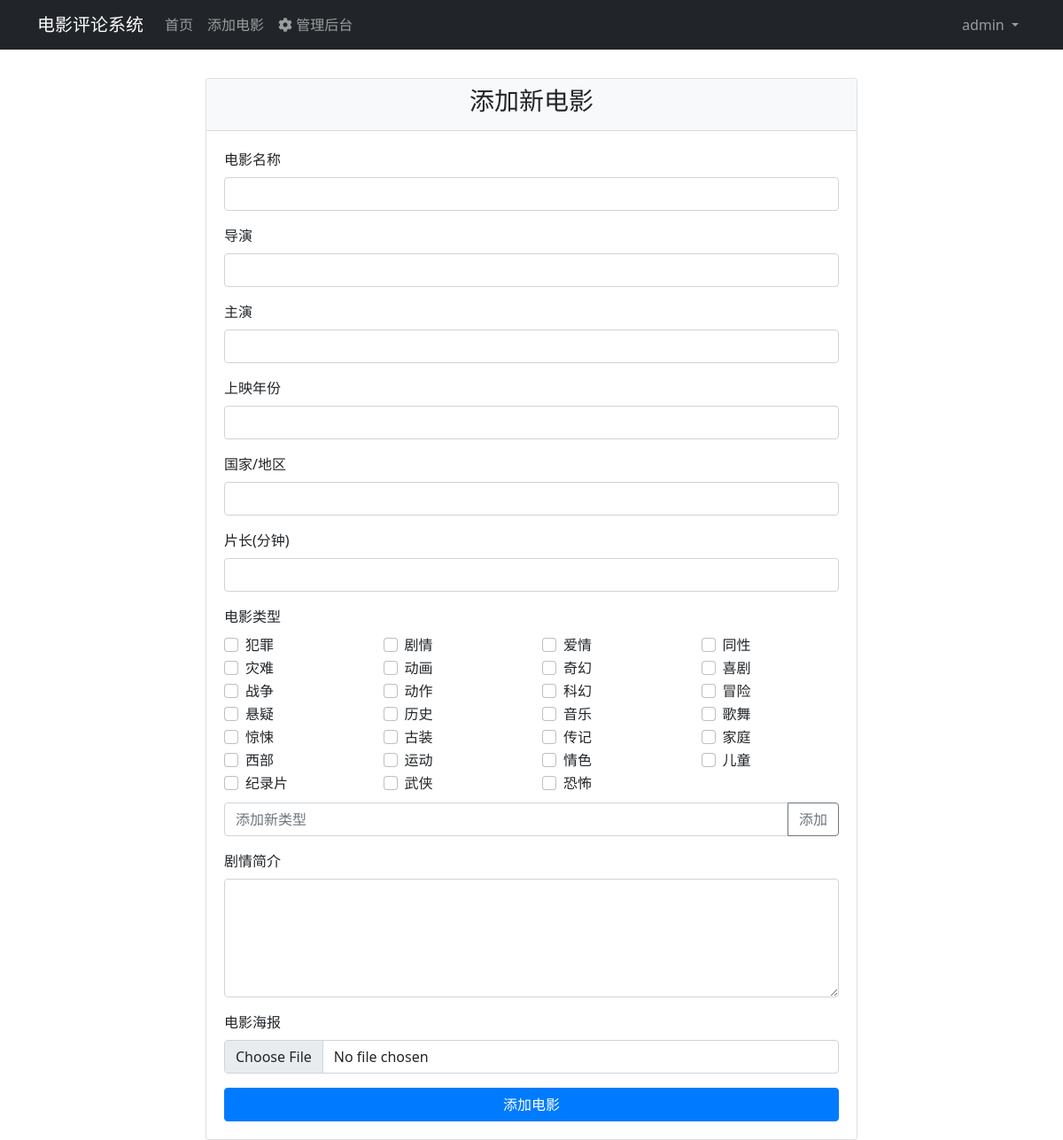
Screenshot of /movie/add (signed in) with the database file from the repository.
### app/models.py (models this page shows, shortened)
class User(UserMixin, db.Model):
    __tablename__ = 'users'
    id = db.Column(db.Integer, primary_key=True)
    username = db.Column(db.String(80), unique=True, nullable=False)  # 用户名
    email = db.Column(db.String(120), unique=True, nullable=False)     # 邮箱
    password_hash = db.Column(db.String(128))                         # 密码哈希值
    avatar = db.Column(db.String(255))                                # 头像URL
    phone = db.Column(db.String(20))                                  # 电话号码
    bio = db.Column(db.Text)                                          # 个人简介
    created_at = db.Column(db.DateTime, default=datetime.utcnow)      # 注册时间
    role_id = db.Column(db.Integer, db.ForeignKey('roles.id'))        # 角色ID
    reviews = db.relationship('Review', backref='author', lazy=True)
    def can(self, perm):
        return self.role is not None and self.role.has_permission(perm)

class Genre(db.Model):
    __tablename__ = 'genres'
    id = db.Column(db.Integer, primary_key=True)
    name = db.Column(db.String(50), unique=True, nullable=False)
    movies = db.relationship('MovieGenre', back_populates='genre')

### app/movie/views.py (the view, shortened to what this page needs)
@movie.route('/add', methods=['GET', 'POST'])
@login_required
@permission_required(Permission.MOVIE_EDIT)
def add():
    all_genres = Genre.query.all()
    return render_template('movie/add.html', all_genres=all_genres)

### app/models.py (called while the page is built)
@login_manager.user_loader
def load_user(user_id):
    return User.query.get(int(user_id))

    def has_permission(self, perm):
        return self.permissions & perm == perm

### app/movie/views.py (called while the page is built)
def permission_required(permission):
    def decorator(f):
        @wraps(f)
        def decorated_function(*args, **kwargs):
            if not current_user.can(permission):
                flash('您没有权限执行此操作。', 'error')
                return redirect(url_for('main.index'))
            return f(*args, **kwargs)
        return decorated_function
    return decorator

### templates/movie/add.html (shortened to what this page needs)
{% extends "base.html" %}
{% block content %}
<div class="row justify-content-center">
    <div class="col-md-8">
        <div class="card">
            <div class="card-header">
                <h3 class="text-center">添加新电影</h3>
            </div>
            <div class="card-body">
                <form method="POST" enctype="multipart/form-data">
                    <div class="mb-3">
                        <label for="title" class="form-label">电影名称</label>
                        <input type="text" class="form-control" id="title" name="title" required>
                    </div>
                    <div class="mb-3">
                        <label for="director" class="form-label">导演</label>
                        <input type="text" class="form-control" id="director" name="director" required>
                    </div>
                    <div class="mb-3">
                        <label for="actors" class="form-label">主演</label>
                        <input type="text" class="form-control" id="actors" name="actors" required>
                    </div>
                    <div class="mb-3">
                        <label for="year" class="form-label">上映年份</label>
                        <input type="number" class="form-control" id="year" name="year" required>
                    </div>
                    <div class="mb-3">
                        <label for="country" class="form-label">国家/地区</label>
                        <input type="text" class="form-control" id="country" name="country">
                    </div>
                    <div class="mb-3">
                        <label for="duration" class="form-label">片长(分钟)</label>
                        <input type="text" class="form-control" id="duration" name="duration">
                    </div>
                    <div class="mb-3">
                        <label class="form-label">电影类型</label>
                        <div class="row">
                            {% for genre in all_genres %}
                            <div class="col-md-3">
                                <div class="form-check">
                                    <input class="form-check-input" type="checkbox" name="genres" value="{{ genre.name }}"
                                        id="genre_{{ genre.id }}">
                                    <label class="form-check-label" for="genre_{{ genre.id }}">
                                        {{ genre.name }}
                                    </label>
                                </div>
                            </div>
                            {% endfor %}
                        </div>
                        <div class="mt-2">
                            <div class="input-group">
                                <input type="text" class="form-control" id="new_genre" placeholder="添加新类型">
                                <button class="btn btn-outline-secondary" type="button" onclick="addNewGenre()">添加</button>
                            </div>
                        </div>
                    </div>
                    <div class="mb-3">
                        <label for="description" class="form-label">剧情简介</label>
                        <textarea class="form-control" id="description" name="description" rows="5" required></textarea>
                    </div>
                    <div class="mb-3">
                        <label for="poster" class="form-label">电影海报</label>
                        <input type="file" class="form-control" id="poster" name="poster" accept="image/*">
                    </div>
                    <div class="d-grid">
                        <button type="submit" class="btn btn-primary">添加电影</button>
                    </div>
                </form>
            </div>
        </div>
    </div>
</div>
{% endblock %}

### templates/base.html (shortened to what this page needs)
<!DOCTYPE html>
<html lang="zh">
<head>
    <link href="https://cdn.jsdelivr.net/npm/bootstrap@5.1.3/dist/css/bootstrap.min.css" rel="stylesheet">
    <link rel="stylesheet" href="https://cdnjs.cloudflare.com/ajax/libs/font-awesome/5.15.4/css/all.min.css">
    <link rel="stylesheet" href="{{ url_for('static', filename='style.css') }}">
</head>
<body>
    <nav class="navbar navbar-expand-lg navbar-dark bg-dark">
        <div class="container">
            <a class="navbar-brand" href="{{ url_for('main.index') }}">电影评论系统</a>
            <div class="collapse navbar-collapse" id="navbarNav">
                <ul class="navbar-nav me-auto">
                    <li class="nav-item">
                        <a class="nav-link" href="{{ url_for('main.index') }}">首页</a>
                    </li>
                    {% if current_user.is_authenticated and current_user.can(Permission.MOVIE_EDIT) %}
                    <li class="nav-item">
                        <a class="nav-link" href="{{ url_for('movie.add') }}">添加电影</a>
                    </li>
                    {% endif %}
                    {% if current_user.is_authenticated and current_user.can(Permission.ADMIN) %}
                    <li class="nav-item">
                        <a class="nav-link" href="{{ url_for('admin.dashboard') }}">
                            <i class="fas fa-cog"></i> 管理后台
                        </a>
                    </li>
                    {% endif %}
                </ul>
                <ul class="navbar-nav">
                    {% if current_user.is_authenticated %}
                    <li class="nav-item dropdown">
                        <a class="nav-link dropdown-toggle" href="#" id="userDropdown" role="button"
                           data-bs-toggle="dropdown" aria-expanded="false">
                            {{ current_user.username }}
                        </a>
                    </li>
                    {% endif %}
                </ul>
            </div>
        </div>
    </nav>
    <div class="container mt-4">
        {% block content %}{% endblock %}
    </div>
</body>
</html>

### static/style.css (style rules this page uses)
.navbar { margin-bottom: 2rem; }
.card { transition: transform 0.2s; }
.btn-primary { background-color: #007bff; border-color: #007bff; }
.card-header { background-color: #f8f9fa; border-bottom: 1px solid rgba(0,0,0,.125); }
.card-body { padding: 1.25rem; }

### rows the page displays
User: username "admin"
Genre: name "犯罪"
Genre: name "剧情"
Genre: name "爱情"
Genre: name "同性"
Genre: name "灾难"
Genre: name "动画"
Genre: name "奇幻"
Genre: name "喜剧"
Genre: name "战争"
Genre: name "动作"
Genre: name "科幻"
Genre: name "冒险"
Genre: name "悬疑"
Genre: name "历史"
Genre: name "音乐"
Genre: name "歌舞"
Genre: name "惊悚"
Genre: name "古装"
Genre: name "传记"
Genre: name "家庭"
Genre: name "西部"
Genre: name "运动"
Genre: name "情色"
Genre: name "儿童"
Genre: name "纪录片"
Genre: name "武侠"
Genre: name "恐怖"
